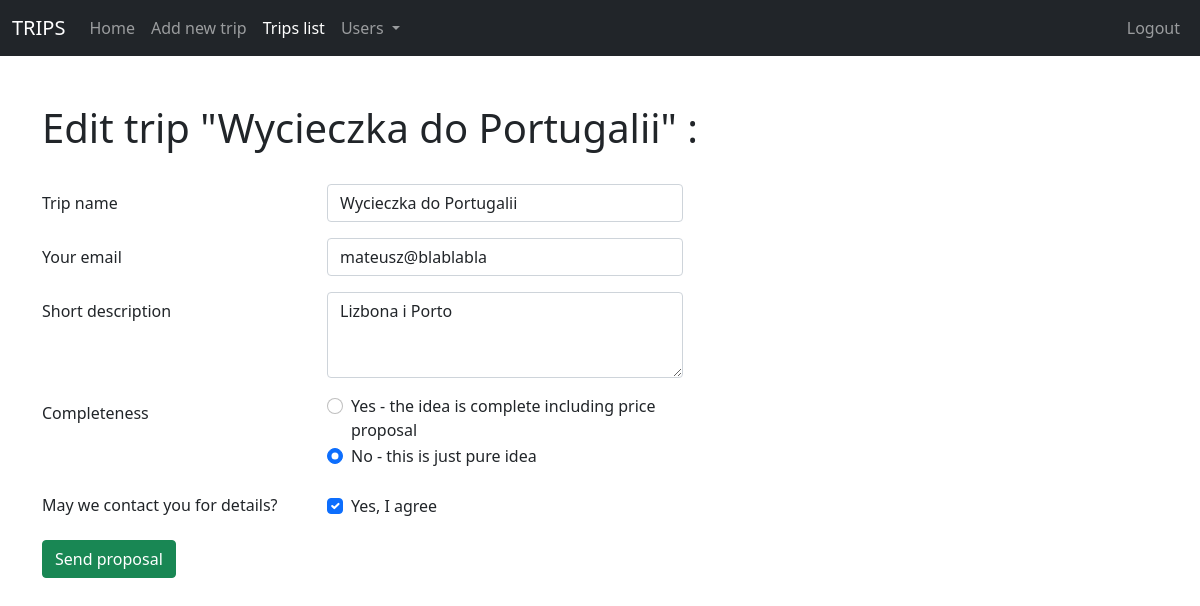
The page /edit_trip/5 (signed in) on the database its author committed.
### app.py (models this page shows, shortened)
class Trips(db.Model):
    id = db.Column(db.Integer, primary_key=True)
    name = db.Column(db.String(100), primary_key=False)
    email = db.Column(db.String(100), primary_key=False)
    description = db.Column(db.String(200), primary_key=False)
    completeness = db.Column(db.Boolean, primary_key=False)
    contact = db.Column(db.Boolean, primary_key=False)

### app.py (the view, shortened to what this page needs)
@app.route('/edit_trip/<trip_id>', methods=['GET', 'POST'])
@login_required
@fresh_login_required
def edit_trip(trip_id):
    if request.method == 'GET':
        trip = Trips.query.filter(Trips.id == trip_id).first()
        if trip is None:
            flash('No such trip idea existing, sorry.')
            return redirect(url_for('all_trips'))
        else:
            return render_template('edit_trip.html', trip=trip, active_menu='all_trips', cur_login=current_user)

### app.py (called while the page is built)
@login_manager.user_loader
def load_user(user_id):
    return Users.query.filter(Users.id == user_id).first()

### templates/edit_trip.html (shortened to what this page needs)
{% extends "base.html" %}
{% block page_body %}
<br>
<form id="trip_form" method="POST" action="{{ url_for('edit_trip', trip_id=trip.id) }}">
  <div class="container">
    <br><h1>Edit trip "{{ trip.name }}" :</h1><br>
    <div class="row mb-3">
      <div class="col-3">
        <label for="trip_name" class="col-form-label">Trip name</label>
      </div>
      <div class="col-4">
        <input type="text" id="trip_name" name="trip_name" class="form-control" aria-describedby="passwordHelpInline" value="{{ trip.name }}">
      </div>
    </div>
    <div class="row mb-3">
      <div class="col-3">
        <label for="email" class="col-form-label">Your email</label>
      </div>
      <div class="col-4">
        <input type="email" id="email" name="email" class="form-control" aria-describedby="passwordHelpInline" value="{{ trip.email }}">
      </div>
    </div>
    <div class="row mb-3">
      <div class="col-3">
        <label for="description" class="col-form-label">Short description</label>
      </div>
      <div class="col-4">
        <textarea class="form-control" id="description" name="description" rows="3">{{ trip.description }}</textarea>
      </div>
    </div>
    <div class="row mb-3">
      <div class="col-3">
        <label class="col-form-label">Completeness</label>
      </div>
      <div class="col-4">
        <div class="form-check">
          <input class="form-check-input" type="radio" name="completeness" id="completeness1" value="yes" {{ 'checked' if trip.completeness }}>
          <label class="form-check-label" for="completeness1">
            Yes - the idea is complete including price proposal
          </label>
        </div>
        <div class="form-check">
          <input class="form-check-input" type="radio" name="completeness" id="completeness2" value="no" {{ 'checked' if not trip.completeness }}>
          <label class="form-check-label" for="completeness2">
            No - this is just pure idea
          </label>
        </div>
      </div>
    </div>
    <div class="row mb-3">
      <div class="col-3">
        <label class="col-form-label">May we contact you for details?</label>
      </div>
      <div class="col-4 mt-2">
        <div class="form-check">
          <input class="form-check-input" type="checkbox" value="yes" id="contact" name="contact" {{ 'checked' if trip.contact }}>
          <label class="form-check-label" for="contact">
          Yes, I agree
          </label>
        </div>
      </div>
    </div>
    <button type="submit" class="btn btn-success btn-block">Send proposal</button>
  </div>
</form>
{% endblock %}

### rows shown on the page
Trips: name "Wycieczka do Portugalii", trip_name "Wycieczka do Portugalii", email "mateusz@blablabla", description "Lizbona i Porto"
